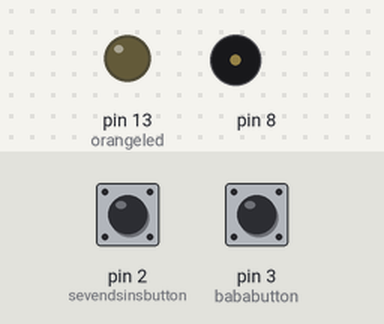
Bench run of a sketch on a simulated Arduino Uno, built with avr-gcc and run on an emulated ATmega328P. Parts: output pins drawn as LEDs (lit = HIGH), buzzer (waves = sounding). Inputs (shaded band) come from the test bench; at power-on: pin 2 (sevendsinsbutton) LOW, pin 3 (bababutton) LOW.

Above: at 1.2 s.
1.3 s: pin 2 (sevendsinsbutton) pulled HIGH for 0.15 s
At 3.23 s:
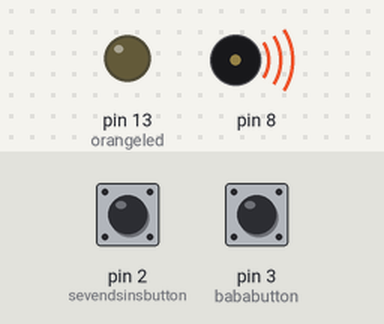
At 6.3 s:
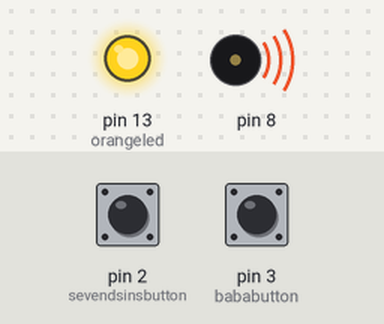
Timing chart, 0 to 10.3 s (numbered marks = the images above; inputs shaded):
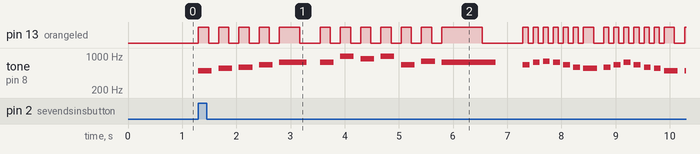

Measured:
- after the input at 1.3 s, pin 13 (orangeled): LOW → HIGH at once, → LOW 0.19 s later, → HIGH 0.19 s later, → LOW 0.19 s later, … (53 changes in this stretch); tone on pin 8: plays 494 Hz for 0.25 s, 554 Hz for 0.25 s, 587 Hz for 0.25 s, 659 Hz for 0.25 s, 740 Hz for 0.50 s, 740 Hz for 0.25 s … (27 notes in this stretch), starting at once

The sketch:

Music_Code.ino
```cpp
//Defining every note, not all are needed but it saves time
#define NOTE_B0  31
#define NOTE_C1  33
#define NOTE_CS1 35
#define NOTE_D1  37
#define NOTE_DS1 39
#define NOTE_E1  41
#define NOTE_F1  44
#define NOTE_FS1 46
#define NOTE_G1  49
#define NOTE_GS1 52
#define NOTE_A1  55
#define NOTE_AS1 58
#define NOTE_B1  62
#define NOTE_C2  65
#define NOTE_CS2 69
#define NOTE_D2  73
#define NOTE_DS2 78
#define NOTE_E2  82
#define NOTE_F2  87
#define NOTE_FS2 93
#define NOTE_G2  98
#define NOTE_GS2 104
#define NOTE_A2  110
#define NOTE_AS2 117
#define NOTE_B2  123
#define NOTE_C3  131
#define NOTE_CS3 139
#define NOTE_D3  147
#define NOTE_DS3 156
#define NOTE_E3  165
#define NOTE_F3  175
#define NOTE_FS3 185
#define NOTE_G3  196
#define NOTE_GS3 208
#define NOTE_A3  220
#define NOTE_AS3 233
#define NOTE_B3  247
#define NOTE_C4  262
#define NOTE_CS4 277
#define NOTE_D4  294
#define NOTE_DS4 311
#define NOTE_E4  330
#define NOTE_F4  349
#define NOTE_FS4 370
#define NOTE_G4  392
#define NOTE_GS4 415
#define NOTE_A4  440
#define NOTE_AS4 466
#define NOTE_B4  494
#define NOTE_C5  523
#define NOTE_CS5 554
#define NOTE_D5  587
#define NOTE_DS5 622
#define NOTE_E5  659
#define NOTE_F5  698
#define NOTE_FS5 740
#define NOTE_G5  784
#define NOTE_GS5 831
#define NOTE_A5  880
#define NOTE_AS5 932
#define NOTE_B5  988
#define NOTE_C6  1047
#define NOTE_CS6 1109
#define NOTE_D6  1175
#define NOTE_DS6 1245
#define NOTE_E6  1319
#define NOTE_F6  1397
#define NOTE_FS6 1480
#define NOTE_G6  1568
#define NOTE_GS6 1661
#define NOTE_A6  1760
#define NOTE_AS6 1865
#define NOTE_B6  1976
#define NOTE_C7  2093
#define NOTE_CS7 2217
#define NOTE_D7  2349
#define NOTE_DS7 2489
#define NOTE_E7  2637
#define NOTE_F7  2794
#define NOTE_FS7 2960
#define NOTE_G7  3136
#define NOTE_GS7 3322
#define NOTE_A7  3520
#define NOTE_AS7 3729
#define NOTE_B7  3951
#define NOTE_C8  4186
#define NOTE_CS8 4435
#define NOTE_D8  4699
#define NOTE_DS8 4978
#define NOTE_R 0

//----------------------------------------------------------
//Babablacksheep
float babablacklength[] =
{
  2,2,2,2,4,4,4,4,1,
  2,2,2,2,2,2,1,
  2,4,4,2,2,2,4,4,1,
  2,4,4,4,4,4,4,2,4,4,1,
  2,2,2,2,4,4,4,4,1,
  2,2,2,2,2,2,1
};

int babablacksheep[] =
{
  NOTE_C4, NOTE_C4, NOTE_G4, NOTE_G4, NOTE_A4, NOTE_A4, NOTE_A4, NOTE_A4, NOTE_G4,
  NOTE_F4, NOTE_F4, NOTE_E4, NOTE_E4, NOTE_D4, NOTE_D4, NOTE_C4,
  NOTE_G4, NOTE_G4, NOTE_G4, NOTE_F4, NOTE_F4, NOTE_E4, NOTE_E4, NOTE_E4, NOTE_D4,
  NOTE_G4, NOTE_G4, NOTE_G4, NOTE_F4, NOTE_F4, NOTE_F4, NOTE_F4, NOTE_E4, NOTE_E4, NOTE_E4, NOTE_D4,
  NOTE_C4, NOTE_C4, NOTE_G4, NOTE_G4, NOTE_A4, NOTE_A4, NOTE_A4, NOTE_A4, NOTE_G4,
  NOTE_F4, NOTE_F4, NOTE_E4, NOTE_E4, NOTE_D4, NOTE_D4, NOTE_C4
};
//--------------------------------------------------------
//Sevendeadlysins
float sevendsinslength[] =
{
  4,4,4,4,
  2,4,4,
  4,4,4,4,
  1,8,8,
  8,8,8,8,4,8,8,
  8,8,8,8,4,8,8,
  4,4,4,4,
  4,4,4,4,
  4,4,4,4,
  2,4,4,
  4,4,4,4,
  1,8,8,
  8,8,8,8,4,8,8,
  8,8,8,8,4,8,8,
  4,4,4,4,
  2,4,8,0.75
};

int sevensins[] =
{
  NOTE_B4, NOTE_CS5, NOTE_D5, NOTE_E5,
  NOTE_FS5, NOTE_FS5, NOTE_B5,
  NOTE_A5, NOTE_B5, NOTE_E5, NOTE_G5,
  NOTE_FS5, NOTE_E5, NOTE_FS5,
  NOTE_G5, NOTE_FS5, NOTE_E5, NOTE_D5, NOTE_CS5, NOTE_D5, NOTE_E5,
  NOTE_FS5, NOTE_E5, NOTE_D5, NOTE_CS5, NOTE_B4, NOTE_B4, NOTE_A4,
  NOTE_G4, NOTE_A4, NOTE_B4, NOTE_G5,
  NOTE_FS5, NOTE_E5, NOTE_D5, NOTE_CS5,
  NOTE_B4, NOTE_CS5, NOTE_D5, NOTE_E5,
  NOTE_FS5, NOTE_FS5, NOTE_B5,
  NOTE_A5, NOTE_B5, NOTE_E5, NOTE_G5,
  NOTE_FS5, NOTE_E5, NOTE_FS5,
  NOTE_G5, NOTE_FS5, NOTE_E5, NOTE_D5, NOTE_CS5, NOTE_D5, NOTE_E5,
  NOTE_FS5, NOTE_E5, NOTE_D5, NOTE_CS5, NOTE_B4, NOTE_B4, NOTE_A4,
  NOTE_G4, NOTE_A4, NOTE_B4, NOTE_G5,
  NOTE_FS5, NOTE_A5, NOTE_FS5, NOTE_B5
};

//--------------------------------------------------------

int baba = 0;
int sevendsins = 0;
int bababutton = 3;
int sevendsinsbutton = 2;
int orangeled = 13;

void setup()
{
  pinMode(orangeled, OUTPUT);
  pinMode(bababutton, INPUT);
  pinMode(sevendsinsbutton, INPUT);
}

//-----------------------------------------------------

void loop()
{
  baba = digitalRead(bababutton);
  sevendsins = digitalRead(sevendsinsbutton);
  if (baba == HIGH && sevendsins == LOW)
  {
    for (int currentnote = 0; currentnote < 52; currentnote++)
    {
      int noteLength = 750 / babablacklength[currentnote];
      tone(8, babablacksheep[currentnote], noteLength);
      int restvalue = noteLength * 0.75;
      digitalWrite(orangeled, HIGH);
      delay(restvalue);
      digitalWrite(orangeled, LOW);
      delay(restvalue);
      noTone(52);
    }
  }
  if (sevendsins == HIGH && baba == LOW)
  {
    for (int currentnote2 = 0; currentnote2 < 72; currentnote2++) {
      int noteLength2 = 1000 / sevendsinslength[currentnote2];
      tone(8, sevensins[currentnote2], noteLength2);
      int restvalue2 = noteLength2 * 0.75;
      digitalWrite(orangeled, HIGH);
      delay(restvalue2);
      digitalWrite(orangeled, LOW);
      delay(restvalue2);
      noTone(71);
    }
  }
}
```
